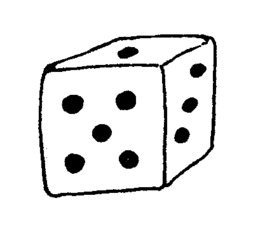
#> input picture edgeDetection/images/dice.png, 265 x 240 px
$ python main.py
#> lines starting #> are read from the running program, lines starting #| are printed output that depends on the picture; after the words box and inside, x2 and y2 are one past the last pixel; in counts of white or black regions, pixels touching at a corner belong together
### edgeDetection/util.py
import cv2
import numpy as np

# Import this module to your code using "import util" and call the function using "util.draw_line(...)".


def draw_line(image, d, theta, color=(0, 0, 255)):
    a = np.cos(theta)
    b = np.sin(theta)

    x0 = a * d
    y0 = b * d

    x1 = int(x0 + 10000 * (-b))
    y1 = int(y0 + 10000 * a)
    x2 = int(x0 - 10000 * (-b))
    y2 = int(y0 - 10000 * a)

    cv2.line(image, (x1, y1), (x2, y2), color, 1)


# [9 lines that do not run on import are left out]

### edgeDetection/main.py
# This is a sample Python script.

# Press ⌃R to execute it or replace it with your code.
# Press Double ⇧ to search everywhere for classes, files, tool windows, actions, and settings.

import numpy as np
import cv2
import math
from edgeDetection.util import draw_line

DELTA_THETA = 1
DELTA_D = 1


def auto_canny(image, sigma=0.33):
    # compute the median of the single channel pixel intensities
    v = np.median(image)
    # apply automatic Canny edge detection using the computed median
    lower = int(max(0, (1.0 - sigma) * v))
    upper = int(min(255, (1.0 + sigma) * v))
    edged = cv2.Canny(image, lower, upper)
    # return the edged image
    return edged


def initializeHough(h, w):
    min_d = w
    max_d = math.sqrt(math.pow(h, 2) + math.pow(w, 2))
    x = math.floor(180 / DELTA_THETA)
    y = math.floor((min_d + max_d) / DELTA_D)
    return np.zeros([y, x], dtype=int)


def getEdges(img):
    gray = cv2.cvtColor(img, cv2.COLOR_BGR2GRAY)
    blurred = cv2.GaussianBlur(gray, (3, 3), 0)

    wide = cv2.Canny(blurred, 10, 200)
    # tight = cv2.Canny(blurred, 225, 250)
    # auto = auto_canny(blurred)
    return wide


def getParameterSpace(edges):
    h, w = edges.shape
    H = initializeHough(h, w)

    for (y, x) in np.argwhere(edges != 0):
        for theta in range(0, 180, DELTA_THETA):
            theta_rad = np.deg2rad(theta)
            d = int(x * math.cos(theta_rad) + y * math.sin(theta_rad))
            H[int(d + w) // DELTA_D, theta//DELTA_THETA] += 1

    return H / H.max()


# Press the green button in the gutter to run the script.
if __name__ == '__main__':
    img = cv2.imread("images/dice.png")
#> img is the input picture: shape (240, 265, 3); min 0, max 255, mean 234.7
    edges = getEdges(img);
#> in getEdges, `blurred = cv2.GaussianBlur(gray, (3, 3), 0)`:
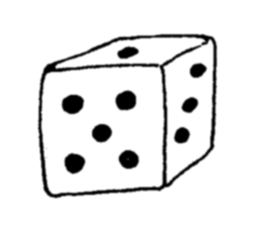
#> blurred: shape (240, 265); min 0, max 255, mean 234.7
#> in getEdges, `wide = cv2.Canny(blurred, 10, 200)`:
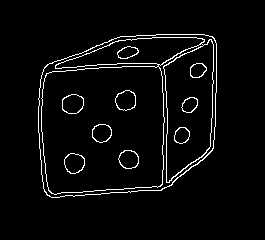
#> wide: shape (240, 265); 3.8% white in thin lines or dots, all inside (x1, y1, x2, y2) = (38, 34, 217, 198)
    h, w = edges.shape
#> h = 240; w = 265

    # show the image
    cv2.imshow("Original Images", img)
    cv2.imshow("Edges", edges)
    cv2.waitKey(0)

    H = getParameterSpace(edges)
#> the loop in getParameterSpace, `for (y, x) in np.argwhere(edges != 0):` made 2409 passes
#> (y, x) on passes 1 to 3: (34, 156), (34, 157), (34, 158)
#> after the loop in getParameterSpace, `for (y, x) in np.argwhere(edges != 0):`:
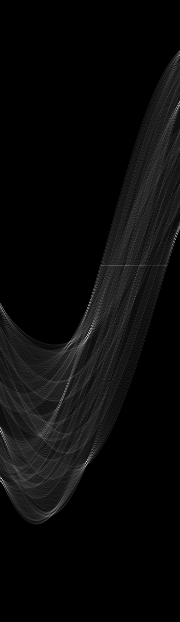
#> H: shape (622, 180) int64; min 0, max 96, mean 3.9; drawn with min black and max white

    cv2.imshow("Parameter Space", H)
    cv2.waitKey(0)

    # Draw Lines
    threshold = 0.4
    threshold_d = 20
    threshold_theta = np.deg2rad(7)

    num_lines = 70  # number of lines to draw
    idx_d_arr, idx_theta_arr = np.where(H > threshold)
#> idx_d_arr = 181 values from 51 to 516; idx_theta_arr = 181 values, max 179 at index 0, min 0 at index 41, mean 79.92
    temp_idx = np.argsort(-1 * H[idx_d_arr, idx_theta_arr])
#> temp_idx = 181 values, max 180 at index 180, min 0 at index 149, mean 90
    lines = np.array([idx_d_arr[temp_idx], idx_theta_arr[temp_idx]]).T
#> lines = 181 pairs, first value 51 to 516, second value 0 to 179

    valueStore = []
    valueStore_d = []
    valueStore_theta = []

    for idx_d, idx_theta in lines[:num_lines]:
        d = idx_d*DELTA_D - w

        theta = (idx_theta*DELTA_THETA + 90) % 180
        theta = np.deg2rad(idx_theta)

        if np.abs(theta) < threshold_theta:
            d = -d

        for d_store, theta_store in valueStore:
            if (np.abs(d_store - d) < threshold_d) and (np.abs(theta_store - theta) < threshold_theta):
                # draw_line(img, d, theta, color=(0, 255, 255))
                break;
        else:
            valueStore.append([d, theta])
            draw_line(img, d, theta)

        print(d, np.rad2deg(theta))
        print()
#> this loop made 70 passes
#> (idx_d, idx_theta, d, a in draw_line, b in draw_line, x0 in draw_line, y0 in draw_line) on passes 1, 2, 3, 4, 11, 25, 35, 39, 47, 60: (461, 86, 196, 0.0698, 0.998, 13.67, 195.5), (333, 89, 68, 0.0175, 1, 1.19, 67.99), (478, 1, -213, 1, 0.0175, -213, -3.72), (431, 0, -166, 1, 0, -166, 0), (108, 177, -157, -0.999, 0.0523, 156.8, -8.22), (233, 176, -32, -0.998, 0.0698, 31.92, -2.23), (305, 88, 40, 0.0349, 0.999, 1.4, 39.98), (344, 70, 79, 0.342, 0.94, 27.02, 74.24), (407, 58, 142, 0.53, 0.848, 75.25, 120.4), (310, 2, -45, 0.999, 0.0349, -44.97, -1.57)
#> (idx_d, idx_theta, d) on passes 5 to 10: (336, 86, 71), (339, 86, 74), (330, 89, 65), (428, 0, -163), (483, 2, -218), (464, 86, 199)
#| 196 86.0
#| 68 89.0
#| -213 1.0
#| -166 0.0
#| 71 86.0
#| 74 86.0
#| 65 89.0
#| -163 0.0
#> (further printed lines are left out)
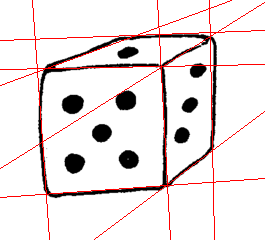
#> img: shape (240, 265, 3); 3.39% of pixels changed, all inside (x1, y1, x2, y2) = (0, 0, 265, 240)
#> after the loop, valueStore = [[196, 1.5], [68, 1.55], [-213, 0.0175], [-166, 0], [-157, 3.09], [-32, 3.07], [40, 1.54], [79, 1.22], [142, 1.01], [-45, 0.0349], [-210, 3.12], [248, 0.925]]

    cv2.imshow("detected lines", img)
    cv2.waitKey(0)
    cv2.waitKey(0)
    cv2.waitKey(0)
    cv2.waitKey(0)
# See PyCharm help at https://www.jetbrains.com/help/pycharm/
